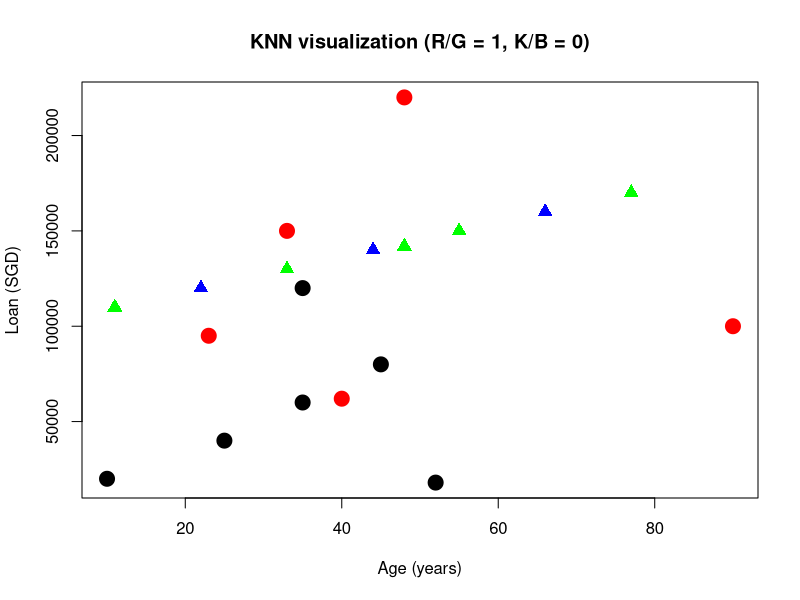

This chart was generated by the following R code:
# Install packages
install.packages("class")
library("class")

# List the x-factors to be trained, placeholder value below
x1 = c(25,35,45,10,35,52,23,40,90,48,33)
x2 = c(4,6,8,2,12,1.8,9.5,6.2,10,22,15)*10000

# List the x-factors to be tested, placeholder value below
test.x1 = c(48,17,11,22,33,44,55,66,77,88)
test.x2 = c(14.2,0,11,12,13,14,15,16,17,0)*10000

# Combine all the x-factors, no need to modify
train.x = cbind(x1,x2)
test.x = cbind(test.x1,test.x2)

# List the classified values
train.y = c(0,0,0,0,0,0,1,1,1,1,1)
test.y = c(1,0,1,0,1,0,1,0,1,1)

# Visualization of (x1,x2) with classified y
# Constraints : all values of the test x's and y's must be in between the train x's and y's extreme values
# Change xlab and ylab if necessary
plot(x=x1,y=x2,xlab="Age (years)",ylab="Loan (SGD)",main="KNN visualization (R/G = 1, K/B = 0)",col=ifelse(train.y == 1,'red','black'), pch = 19, cex=2)
##points(test.x1,test.x2,col='blue',pch = 3)
points(test.x1,test.x2,col=ifelse(test.y == 0,'blue','green'),pch=17,cex=1.5)

# Apply the knn() function, for now we set k = 5
knn.pred = knn(train.x,test.x,train.y,k = 5)
confusion.matrix = table(knn.pred,test.y)
confusion.matrix

# Some diagnostics here, no need to modify
accuracy <- function(matrix){
	return (sum(diag(matrix))/sum(matrix));
}

precision <- function(matrix){
	return (matrix[2,2]/sum(matrix[2,]));
}

tpr <- function(matrix){
	return (matrix[2,2]/sum(matrix[,2]));
}

fnr <- function(matrix){
	return (matrix[1,2]/sum(matrix[,2]));
}

fpr <- function(matrix){
	return (matrix[2,1]/sum(matrix[,1]));
}

# Summarizes all diagnostics
diagnostics <- function(matrix){
	Diagnostics = c("Accuracy","Precision","TPR","FPR (T1 err)","FNR (T2 err)");
	Rate = c(accuracy(matrix),precision(matrix),tpr(matrix),fpr(matrix),fnr(matrix));
	Percentage = round(Rate*100,2)
	return (data.frame(Diagnostics,Rate,Percentage));
}

# What you need!
diagnostics(confusion.matrix)

#   > confusion.matrix
#           test.y
#   knn.pred 0 1
#          0 1 1
#          1 3 5